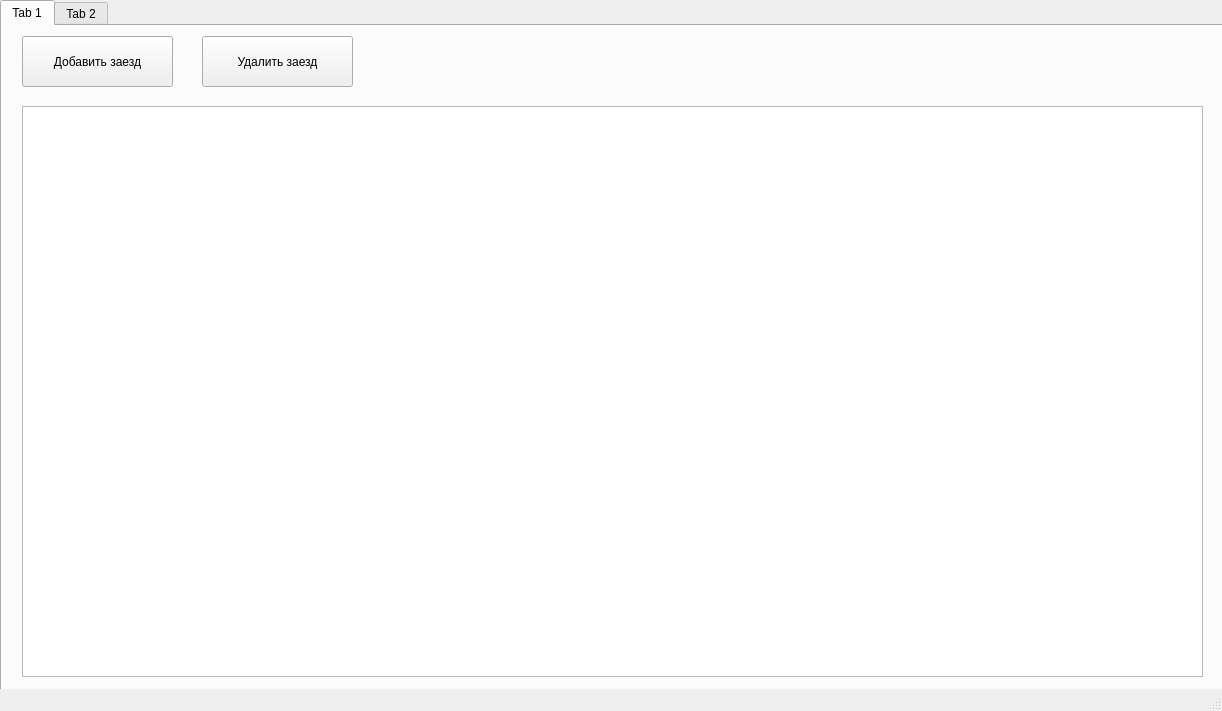
<?xml version="1.0" encoding="UTF-8"?>
<ui version="4.0">
 <class>MainWindow</class>
 <widget class="QMainWindow" name="MainWindow">
  <property name="geometry">
   <rect>
    <x>0</x>
    <y>0</y>
    <width>1222</width>
    <height>711</height>
   </rect>
  </property>
  <property name="windowTitle">
   <string>Система судейства</string>
  </property>
  <widget class="QWidget" name="centralwidget">
   <widget class="QTabWidget" name="tabWidget">
    <property name="geometry">
     <rect>
      <x>0</x>
      <y>0</y>
      <width>1291</width>
      <height>711</height>
     </rect>
    </property>
    <widget class="QWidget" name="tab">
     <attribute name="title">
      <string>Tab 1</string>
     </attribute>
     <widget class="QPushButton" name="deleteFilmButton">
      <property name="geometry">
       <rect>
        <x>200</x>
        <y>10</y>
        <width>151</width>
        <height>51</height>
       </rect>
      </property>
      <property name="text">
       <string>Удалить заезд</string>
      </property>
     </widget>
     <widget class="QPushButton" name="addFilmButton">
      <property name="geometry">
       <rect>
        <x>20</x>
        <y>10</y>
        <width>151</width>
        <height>51</height>
       </rect>
      </property>
      <property name="text">
       <string>Добавить заезд</string>
      </property>
     </widget>
     <widget class="QTableWidget" name="filmsTable">
      <property name="geometry">
       <rect>
        <x>20</x>
        <y>80</y>
        <width>1181</width>
        <height>571</height>
       </rect>
      </property>
     </widget>
    </widget>
    <widget class="QWidget" name="tab_2">
     <attribute name="title">
      <string>Tab 2</string>
     </attribute>
    </widget>
   </widget>
  </widget>
  <widget class="QStatusBar" name="statusbar"/>
  <action name="exitAction">
   <property name="text">
    <string>Выход</string>
   </property>
  </action>
 </widget>
 <resources/>
 <connections/>
</ui>
